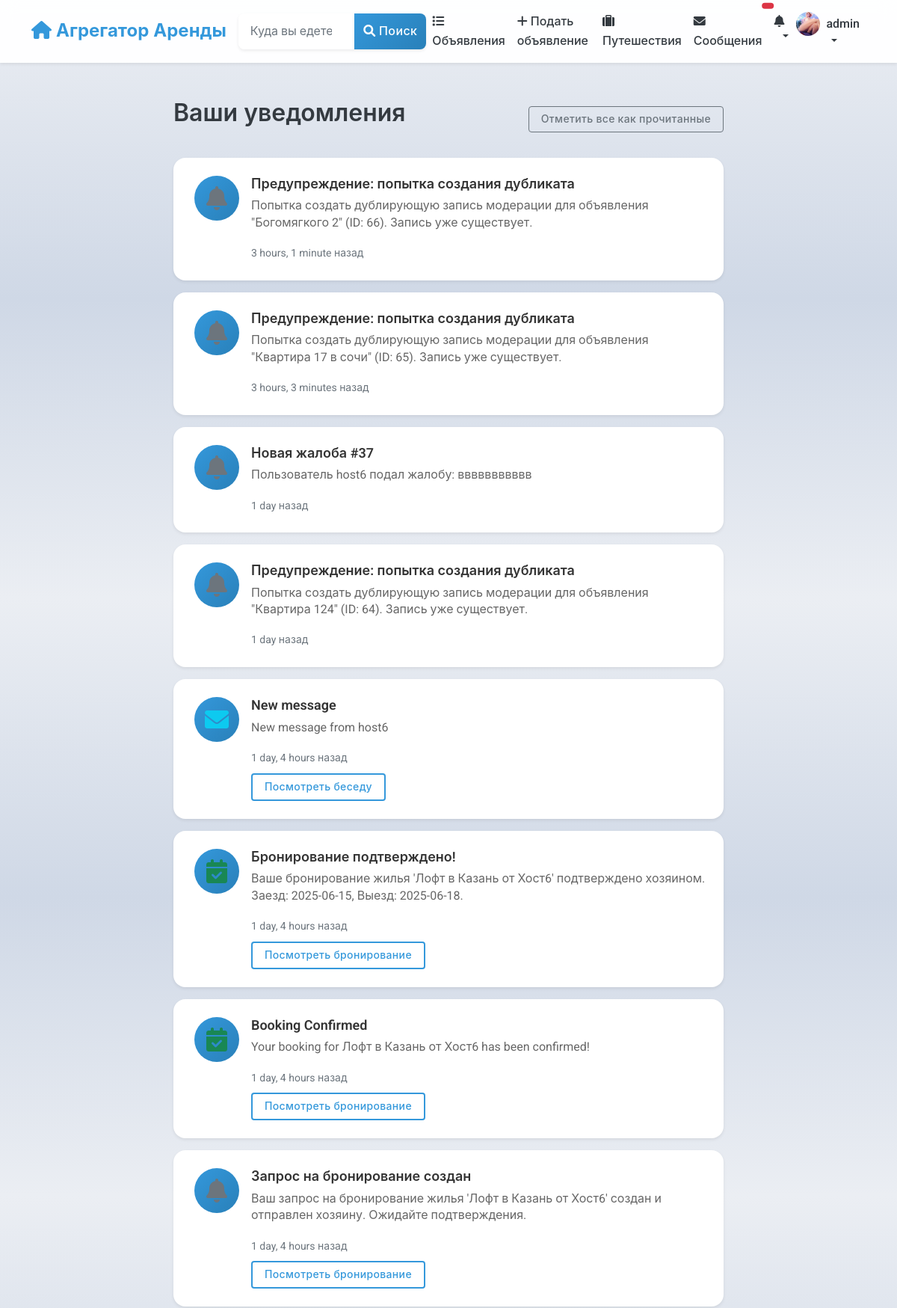
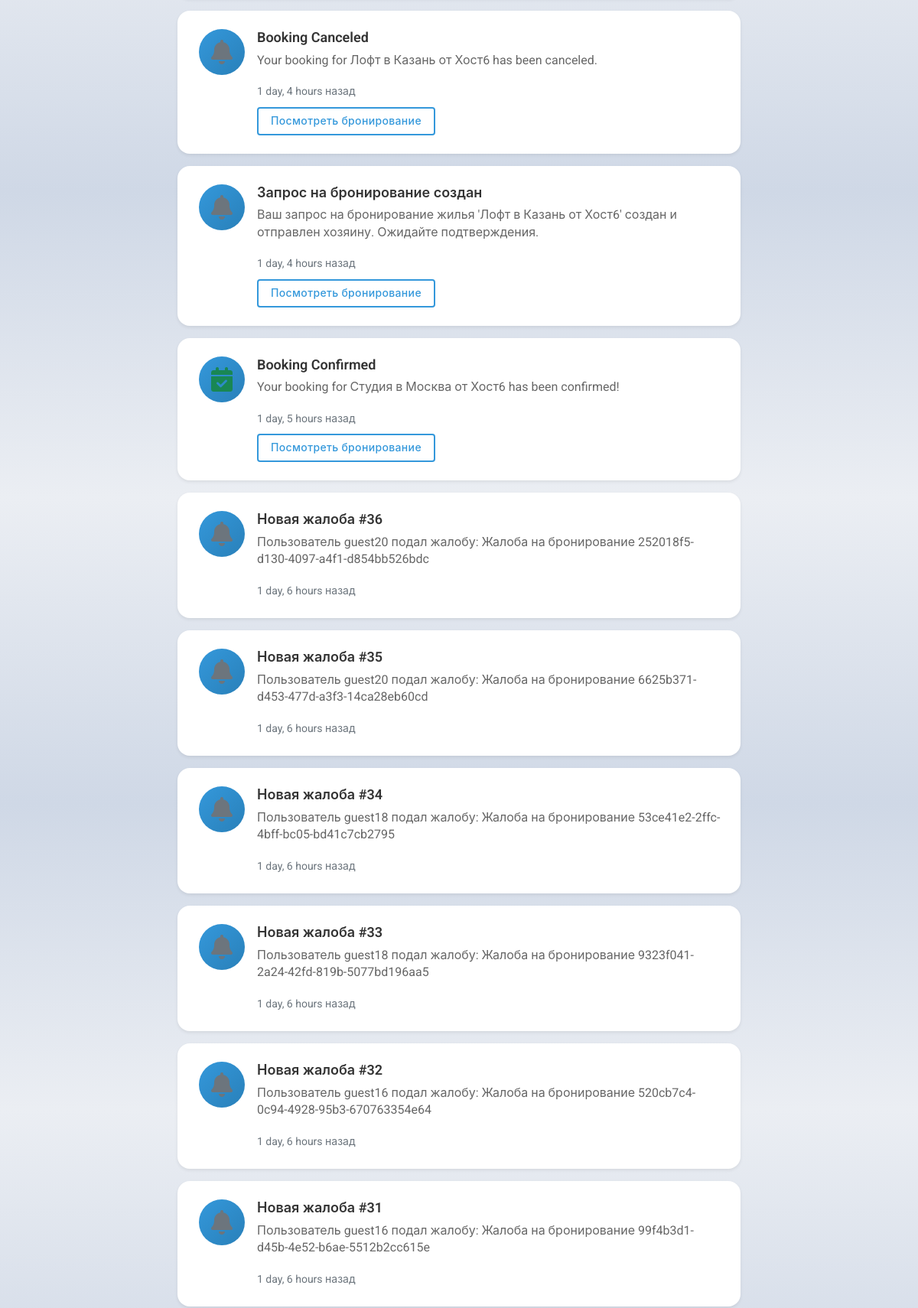
Screenshot of /notifications/ (signed in, upper part) with the database file from the repository (2 pictures, top to bottom).
### users/models.py (models this page shows, shortened)
class User(AbstractUser):
    phone_number = models.CharField(_("Phone number"), max_length=20, blank=True)
    profile_picture = models.ImageField(_("Profile picture"), upload_to='profile_pictures/', blank=True, null=True)
    bio = models.TextField(_("Bio"), blank=True)
    is_phone_verified = models.BooleanField(_("Phone verified"), default=False)
    is_id_verified = models.BooleanField(_("ID verified"), default=False)
    is_host = models.BooleanField(_("Is host"), default=False)
    is_guest = models.BooleanField(_("Is guest"), default=True)
    ROLE_CHOICES = [
        ('user', _('Regular User')),
        ('host', _('Host')),
        ('moderator', _('Moderator')),
        ('admin', _('Administrator')),
    ]
    role = models.CharField(_("Role"), max_length=20, choices=ROLE_CHOICES, default='user')
    email_notifications = models.BooleanField(_("Email notifications"), default=True)
    sms_notifications = models.BooleanField(_("SMS notifications"), default=False)
    date_joined = models.DateTimeField(_("Date joined"), auto_now_add=True)
    last_updated = models.DateTimeField(_("Last updated"), auto_now=True)
    class Meta:
        verbose_name = _("User")
        verbose_name_plural = _("Users")

### notifications/models.py (models this page shows, shortened)
class Notification(models.Model):
    NOTIFICATION_TYPES = [
        ('booking_request', _('Booking Request')),
        ('booking_confirmed', _('Booking Confirmed')),
        ('booking_canceled', _('Booking Canceled')),
        ('message_received', _('Message Received')),
        ('review_received', _('Review Received')),
        ('listing_approved', _('Listing Approved')),
        ('payment_received', _('Payment Received')),
        ('system', _('System Notification')),
    ]
    user = models.ForeignKey(
        settings.AUTH_USER_MODEL,
        on_delete=models.CASCADE,
        related_name='notifications',
        verbose_name=_("User")
    )
    notification_type = models.CharField(
        _("Notification Type"),
        max_length=30,
        choices=NOTIFICATION_TYPES
    )
    title = models.CharField(_("Title"), max_length=255)
    message = models.TextField(_("Message"))
    is_read = models.BooleanField(_("Is Read"), default=False)
    booking = models.ForeignKey(
        'listings.Booking',
        on_delete=models.CASCADE,
        related_name='notifications',
        null=True,
        blank=True,
        verbose_name=_("Related Booking")
    )
    listing = models.ForeignKey(
        'listings.Listing',
        on_delete=models.CASCADE,
        related_name='notifications',
        null=True,
        blank=True,
        verbose_name=_("Related Listing")
    )
    conversation = models.ForeignKey(
        'chat.Conversation',
        on_delete=models.CASCADE,
        related_name='notifications',
        null=True,
        blank=True,
        verbose_name=_("Related Conversation")
    )
    review = models.ForeignKey(
        'listings.Review',
        on_delete=models.CASCADE,
        related_name='notifications',
        null=True,
        blank=True,
        verbose_name=_("Related Review")
    )
    created_at = models.DateTimeField(_("Created At"), auto_now_add=True)
    class Meta:
        verbose_name = _("Notification")
        verbose_name_plural = _("Notifications")
        ordering = ['-created_at']

### notifications/views.py (the view)
# urls.py: path('', views.notification_list, name='notification_list'),
@login_required
def notification_list(request):
    notifications = request.user.notifications.all().order_by('-created_at')
    return render(request, 'notifications/notification_list.html', {
        'notifications': notifications
    })

### notifications/templates/notifications/notification_list.html (shortened to what this page needs)
{% extends 'base.html' %}
{% block content %}
<div class="container mt-4">
    <div class="row">
        <div class="col-md-8 mx-auto">
            <div class="d-flex justify-content-between align-items-center mb-4">
                <h2>Ваши уведомления</h2>
                {% if notifications %}
                <button class="btn btn-outline-secondary btn-sm" onclick="markAllNotificationsRead()">
                    Отметить все как прочитанные
                </button>
                {% endif %}
            </div>
            {% if notifications %}
                {% for notification in notifications %}
                <div class="card mb-3 notification-card {% if not notification.is_read %}border-primary{% endif %}"
                     data-notification-id="{{ notification.id }}">
                    <div class="card-body">
                        <div class="d-flex">
                            <div class="notification-icon me-3">
                                {% if notification.notification_type == 'booking_request' %}
                                    <i class="fas fa-calendar-plus text-primary fa-2x"></i>
                                {% elif notification.notification_type == 'booking_confirmed' %}
                                    <i class="fas fa-calendar-check text-success fa-2x"></i>
                                {% elif notification.notification_type == 'message_received' %}
                                    <i class="fas fa-envelope text-info fa-2x"></i>
                                {% elif notification.notification_type == 'review_received' %}
                                    <i class="fas fa-star text-warning fa-2x"></i>
                                {% elif notification.notification_type == 'listing_approved' %}
                                    <i class="fas fa-check-circle text-success fa-2x"></i>
                                {% else %}
                                    <i class="fas fa-bell text-secondary fa-2x"></i>
                                {% endif %}
                            </div>
                            <div class="flex-grow-1">
                                <div class="d-flex justify-content-between align-items-start mb-2">
                                    <h5 class="card-title mb-0 {% if not notification.is_read %}fw-bold{% endif %}">
                                        {{ notification.title }}
                                    </h5>
                                </div>
                                <p class="card-text">{{ notification.message }}</p>
                                <small class="text-muted">{{ notification.created_at|timesince }} назад</small>
                                {% if notification.booking %}
                                    <div class="mt-2">
                                        <a href="{% url 'listings:booking_detail' reference=notification.booking.booking_reference %}"
                                           class="btn btn-sm btn-outline-primary">Посмотреть бронирование</a>
                                    </div>
                                {% elif notification.listing %}
                                    <div class="mt-2">
                                        <a href="{% url 'listings:listing_detail' pk=notification.listing.pk %}"
                                           class="btn btn-sm btn-outline-primary">Посмотреть объявление</a>
                                    </div>
                                {% elif notification.conversation %}
                                    <div class="mt-2">
                                        <a href="{% url 'chat:conversation_detail' pk=notification.conversation.pk %}"
                                           class="btn btn-sm btn-outline-primary">Посмотреть беседу</a>
                                    </div>
                                {% endif %}
                            </div>
                        </div>
                    </div>
                </div>
                {% endfor %}
            {% else %}
                <div class="empty-state">
                    <i class="fas fa-bell-slash fa-3x"></i>
                    <h4>Пока нет уведомлений</h4>
                    <p>Здесь вы увидите уведомления о бронированиях, сообщениях и многом другом.</p>
                </div>
            {% endif %}
        </div>
    </div>
</div>
{% endblock %}

### templates/includes/navbar.html (shortened to what this page needs)
<nav class="navbar navbar-expand-lg navbar-light bg-white shadow-sm">
    <div class="container">
        <a class="navbar-brand" href="{% url 'listings:listing_list' %}">
            <i class="fas fa-home"></i> Агрегатор Аренды
        </a>
        <div class="collapse navbar-collapse" id="navbarSupportedContent">
            <form class="d-flex mx-auto my-2 my-lg-0" action="{% url 'listings:listing_list' %}" method="get">
                <div class="input-group">
                    <input class="form-control" type="search" name="location" placeholder="Куда вы едете?"
                           aria-label="Search" value="{{ request.GET.location|default:'' }}">
                    <button class="btn btn-primary" type="submit">
                        <i class="fas fa-search"></i> Поиск
                    </button>
                </div>
            </form>
            <ul class="navbar-nav ms-auto mb-2 mb-lg-0">
                <li class="nav-item">
                    <a class="nav-link {% if request.resolver_match.url_name == 'listing_list' %}active{% endif %}"
                       href="{% url 'listings:listing_list' %}">
                        <i class="fas fa-list"></i> Объявления
                    </a>
                </li>
                {% if user.is_authenticated %}
                    {% if user.is_host %}
                    <li class="nav-item dropdown">
                        <a class="nav-link dropdown-toggle" href="#" id="hostDropdown" role="button"
                           data-bs-toggle="dropdown" aria-expanded="false">
                            <i class="fas fa-home"></i> Управление
                        </a>
                        <ul class="dropdown-menu">
                            <li>
                                <a class="dropdown-item" href="{% url 'listings:host_dashboard' %}">
                                    <i class="fas fa-tachometer-alt"></i> Панель управления
                                </a>
                            </li>
                            <li>
                                <a class="dropdown-item" href="{% url 'listings:host_listings' %}">
                                    <i class="fas fa-list"></i> Мои объявления
                                </a>
                            </li>
                            <li>
                                <a class="dropdown-item" href="{% url 'listings:listing_create' %}">
                                    <i class="fas fa-plus"></i> Создать объявление
                                </a>
                            </li>
                            <li>
                                <a class="dropdown-item" href="{% url 'listings:host_bookings' %}">
                                    <i class="fas fa-calendar-check"></i> Запросы на бронирование
                                </a>
                            </li>
                            <li>
                                <a class="dropdown-item" href="{% url 'subscriptions:plan_list' %}">
                                    <i class="fas fa-credit-card"></i> Управление подписками
                                </a>
                            </li>
                        </ul>
                    </li>
                    {% else %}
                    <li class="nav-item">
                        <a class="nav-link" href="{% url 'listings:listing_create' %}">
                            <i class="fas fa-plus"></i> Подать объявление
                        </a>
                    </li>
                    {% endif %}
                    <li class="nav-item">
                        <a class="nav-link {% if request.resolver_match.url_name == 'user_bookings' %}active{% endif %}"
                           href="{% url 'listings:user_bookings' %}">
                            <i class="fas fa-suitcase"></i> Путешествия
                        </a>
                    </li>
                    <li class="nav-item">
                        <a class="nav-link position-relative {% if 'chat' in request.path %}active{% endif %}"
                           href="{% url 'chat:conversation_list' %}">
                            <i class="fas fa-envelope"></i> Сообщения
                            <span id="message-badge" class="position-absolute top-0 start-100 translate-middle badge rounded-pill bg-danger"
                                  hx-get="{% url 'chat:get_unread_count' %}"
                                  hx-trigger="load, every 30s"
                                  hx-swap="innerHTML">
                            </span>
                        </a>
                    </li>
                    <li class="nav-item dropdown">
                        <a class="nav-link dropdown-toggle position-relative" href="#" id="notificationDropdown"
                           role="button" data-bs-toggle="dropdown" aria-expanded="false"
                           onclick="loadNotifications()"
                           data-bs-auto-close="outside">
                            <i class="fas fa-bell"></i>
                                {% load notify_tags %}
                        </a>
                    </li>
                    <li class="nav-item dropdown">
                        <a class="nav-link dropdown-toggle d-flex align-items-center" href="#" id="userDropdown" role="button"
                           data-bs-toggle="dropdown" aria-expanded="false">
                            {% if user.profile_picture %}
                                <img src="{{ user.profile_picture.url }}" alt="{{ user.username }}" class="rounded-circle me-2" width="32" height="32" style="object-fit: cover;">
                            {% else %}
                                <i class="fas fa-user-circle fa-lg me-2"></i>
                            {% endif %}
                            {{ user.username }}
                        </a>
                    </li>
                {% endif %}
            </ul>
        </div>
    </div>
</nav>

### rows the page displays
User: profile_picture (picture), username "admin"
Notification: title "Предупреждение: попытка создания дубликата", message "Попытка создать дублирующую запись модерации для объявления \"Богомягкого 2\" (ID: 66). Запись уже существует.", created_at "3 hours, 1 minute"
Notification: title "Предупреждение: попытка создания дубликата", message "Попытка создать дублирующую запись модерации для объявления \"Квартира 17 в сочи\" (ID: 65). Запись уже существует.", created_at "3 hours, 3 minutes"
Notification: title "Новая жалоба #37", message "Пользователь host6 подал жалобу: ввввввввввв", created_at "1 day"
Notification: title "Предупреждение: попытка создания дубликата", message "Попытка создать дублирующую запись модерации для объявления \"Квартира 124\" (ID: 64). Запись уже существует.", created_at "1 day"
Notification: notification_type "message_received" (drawn), title "New message", message "New message from host6", created_at "1 day, 4 hours", shows "Посмотреть беседу"
Notification: title "Бронирование подтверждено!", message "Ваше бронирование жилья 'Лофт в Казань от Хост6' подтверждено хозяином. Заезд: 2025-06-15, Выезд: 2025-06-18.", created_at "1 day, 4 hours", shows "Посмотреть бронирование"
Notification: title "Booking Confirmed", message "Your booking for Лофт в Казань от Хост6 has been confirmed!", created_at "1 day, 4 hours", shows "Посмотреть бронирование"
Notification: title "Запрос на бронирование создан", message "Ваш запрос на бронирование жилья 'Лофт в Казань от Хост6' создан и отправлен хозяину. Ожидайте подтверждения.", created_at "1 day, 4 hours", shows "Посмотреть бронирование"
Notification: title "Booking Canceled", message "Your booking for Лофт в Казань от Хост6 has been canceled.", created_at "1 day, 4 hours", shows "Посмотреть бронирование"
Notification: title "Запрос на бронирование создан", message "Ваш запрос на бронирование жилья 'Лофт в Казань от Хост6' создан и отправлен хозяину. Ожидайте подтверждения.", created_at "1 day, 4 hours", shows "Посмотреть бронирование"
Notification: title "Booking Confirmed", message "Your booking for Студия в Москва от Хост6 has been confirmed!", created_at "1 day, 5 hours", shows "Посмотреть бронирование"
Notification: title "Новая жалоба #36", message "Пользователь guest20 подал жалобу: Жалоба на бронирование 252018f5-d130-4097-a4f1-d854bb526bdc", created_at "1 day, 6 hours"
Notification: title "Новая жалоба #35", message "Пользователь guest20 подал жалобу: Жалоба на бронирование 6625b371-d453-477d-a3f3-14ca28eb60cd", created_at "1 day, 6 hours"
Notification: title "Новая жалоба #34", message "Пользователь guest18 подал жалобу: Жалоба на бронирование 53ce41e2-2ffc-4bff-bc05-bd41c7cb2795", created_at "1 day, 6 hours"
Notification: title "Новая жалоба #33", message "Пользователь guest18 подал жалобу: Жалоба на бронирование 9323f041-2a24-42fd-819b-5077bd196aa5", created_at "1 day, 6 hours"
Notification: title "Новая жалоба #32", message "Пользователь guest16 подал жалобу: Жалоба на бронирование 520cb7c4-0c94-4928-95b3-670763354e64", created_at "1 day, 6 hours"
Notification: title "Новая жалоба #31", message "Пользователь guest16 подал жалобу: Жалоба на бронирование 99f4b3d1-d45b-4e52-b6ae-5512b2cc615e", created_at "1 day, 6 hours"
